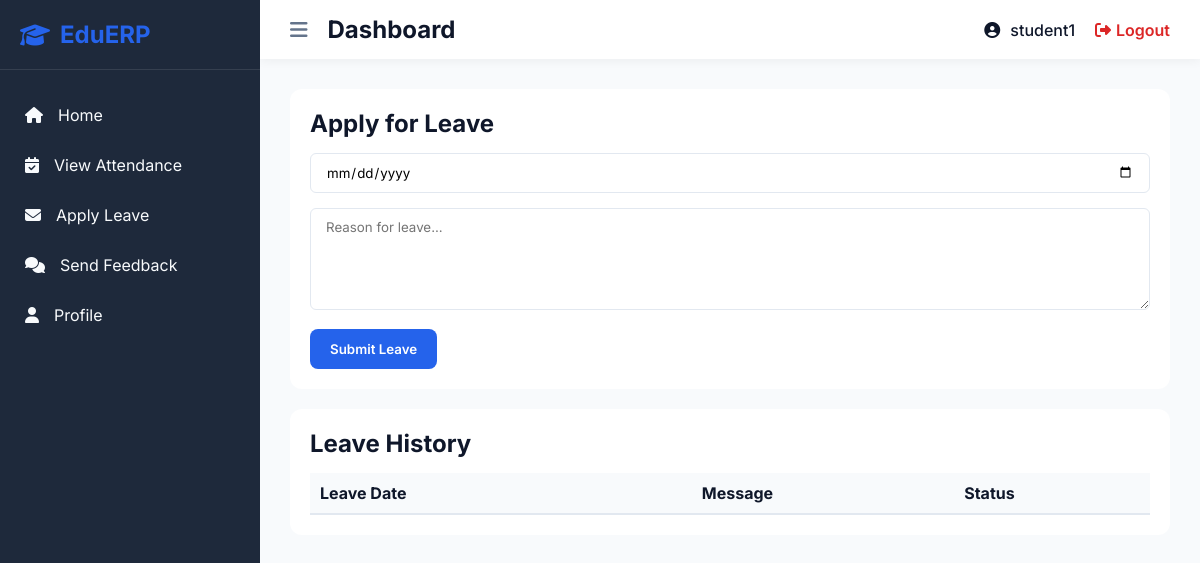
The app's page /staff/apply_leave/ (signed in), older data.
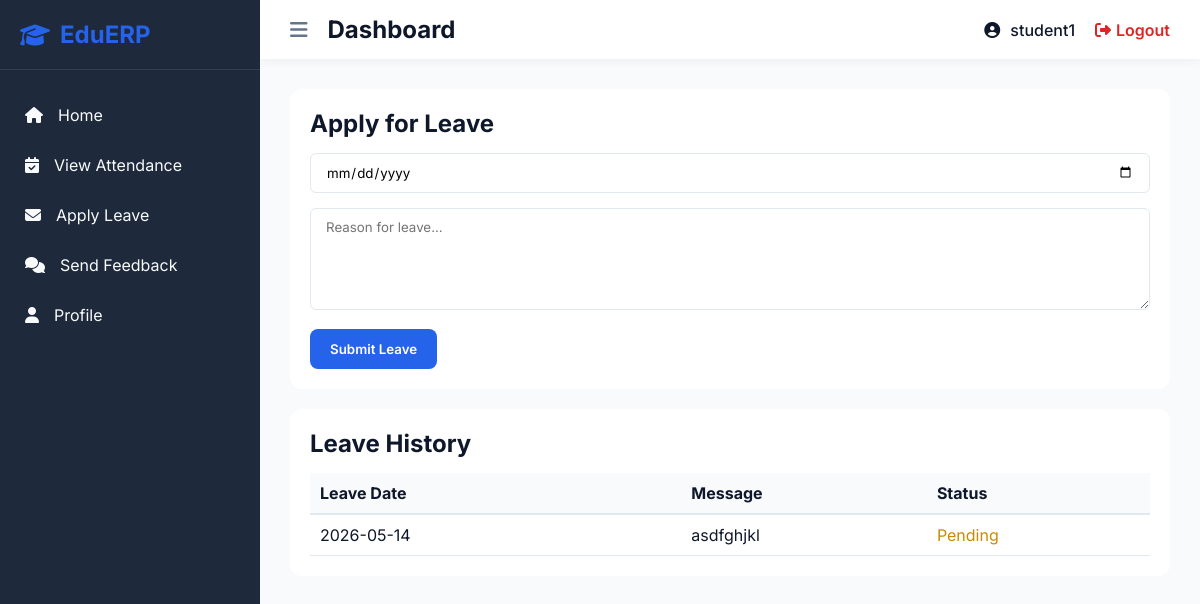
The same page, newer data.
### students/models.py (models this page shows)
class LeaveReport(models.Model):
    id = models.AutoField(primary_key=True)
    user = models.ForeignKey(CustomUser, on_delete=models.CASCADE)
    leave_date = models.CharField(max_length=255)
    leave_message = models.TextField()
    leave_status = models.IntegerField(default=0)
    created_at = models.DateTimeField(auto_now_add=True)
    updated_at = models.DateTimeField(auto_now=True)
    class Meta:
        db_table = 'LEAVE_TABLE'

### staff/views.py (the view)
# urls.py: path('apply_leave/', views.staff_apply_leave, name='staff_apply_leave'),
@login_required(login_url='/')
def staff_apply_leave(request):
    return render(request, 'staff/apply_leave.html', {
        'leaves': LeaveReport.objects.filter(user=request.user),
    })

### staff/templates/staff/apply_leave.html (shortened to what this page needs)
{% extends 'base.html' %}
{% block content %}
<div class="content-section" style="background: white; padding: 20px; border-radius: 12px;">
    <h2>Apply for Leave</h2>
    <form action="{% if request.user.user_type == 2 %}{% url 'staff_leave_save' %}{% else %}{% url 'student_leave_save' %}{% endif %}" method="POST" style="margin-top: 15px;">
        <input type="date" name="leave_date" class="form-input" required style="margin-bottom: 15px;">
        <textarea name="leave_msg" rows="5" class="form-input" placeholder="Reason for leave..." required></textarea>
        <button type="submit" class="btn-primary" style="margin-top: 15px;">Submit Leave</button>
    </form>
</div>
<div class="content-section" style="background: white; padding: 20px; border-radius: 12px; margin-top: 20px;">
    <h2>Leave History</h2>
    <table style="width: 100%; text-align: left; margin-top: 15px; border-collapse: collapse;">
        <tr style="background: var(--bg-color); border-bottom: 2px solid var(--border-color);">
            <th style="padding: 10px;">Leave Date</th>
            <th>Message</th>
            <th>Status</th>
        </tr>
        {% for leave in leaves %}
        <tr style="border-bottom: 1px solid var(--border-color);">
            <td style="padding: 10px;">{{ leave.leave_date }}</td>
            <td>{{ leave.leave_message }}</td>
            <td>
                {% if leave.leave_status == 1 %} <span style="color: var(--success);">Approved</span>
                {% elif leave.leave_status == 2 %} <span style="color: var(--danger);">Rejected</span>
                {% else %} <span style="color: var(--warning);">Pending</span> {% endif %}
            </td>
        </tr>
        {% endfor %}
    </table>
</div>
{% endblock %}

Row changes from the older to the newer data that the page shows:
added LeaveReport: leave_date "2026-05-14", leave_message "asdfghjkl", leave_status "Pending"
